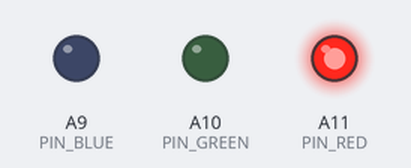
Simulated run of this sketch. Board: Arduino Mega 2560, built with avr-gcc and run on an emulated ATmega2560. Shown: output pins drawn as LEDs (lit = HIGH).

Above: at 0.2 s.
At 0.7 s:
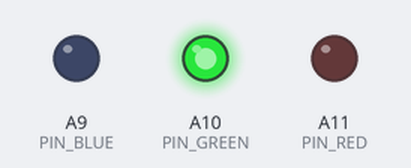
At 2.7 s:
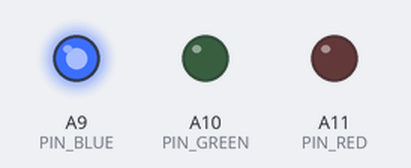
Timing chart, 0 to 3.5 s (numbered marks = the images above):
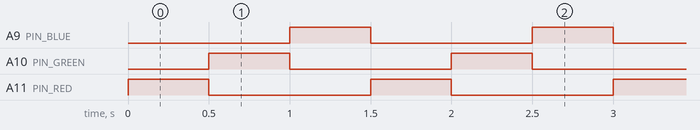

Measured:
- by itself, A9 (PIN_BLUE), A10 (PIN_GREEN), A11 (PIN_RED): alternates HIGH for 0.50 s and LOW for 1.0 s
- by itself, everything shown: repeats every 1.5 s, in 3 steps

The sketch:

sketch_lesson_4_led.ino
```cpp
const int PIN_BLUE = A9; // Blue LED
const int PIN_GREEN = A10; // Green LED
const int PIN_RED = A11; // Red LED

int red;
int green;
int blue;

void setColor(int R, int G, int B) {
  analogWrite(PIN_RED, R);
  analogWrite(PIN_GREEN, G);
  analogWrite(PIN_BLUE, B);
}

void setup() {
  pinMode(PIN_RED, OUTPUT);
  pinMode(PIN_GREEN, OUTPUT);
  pinMode(PIN_BLUE, OUTPUT);
}

void loop() {
  setColor(255, 0, 0); // set LED to Red
  delay(500);
  setColor(0, 255, 0); // set LED to Green
  delay(500);
  setColor(0, 0, 255); // set LED to Blue
  delay(500);
}
```
